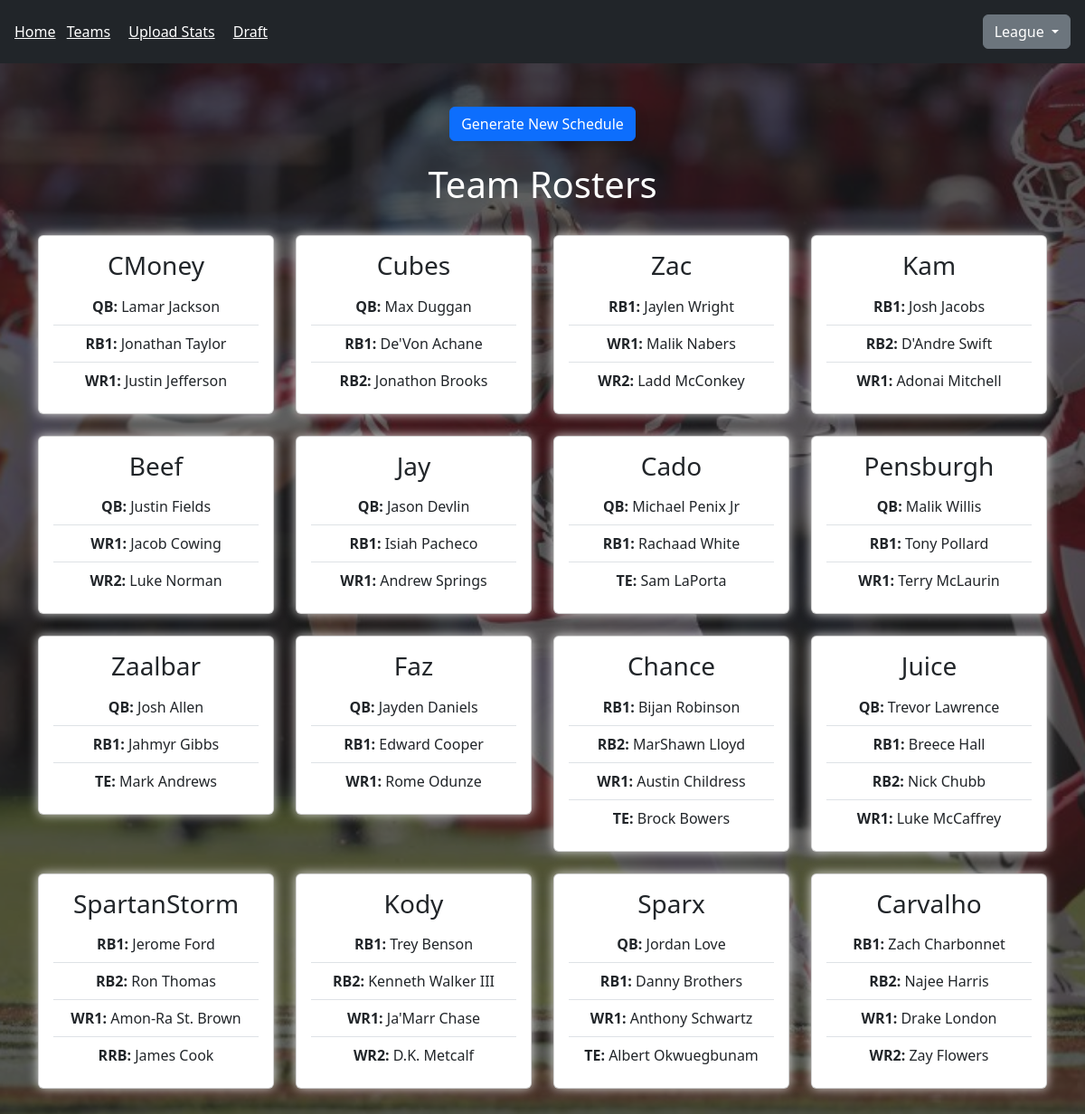
Before: /rosters with the older database file.
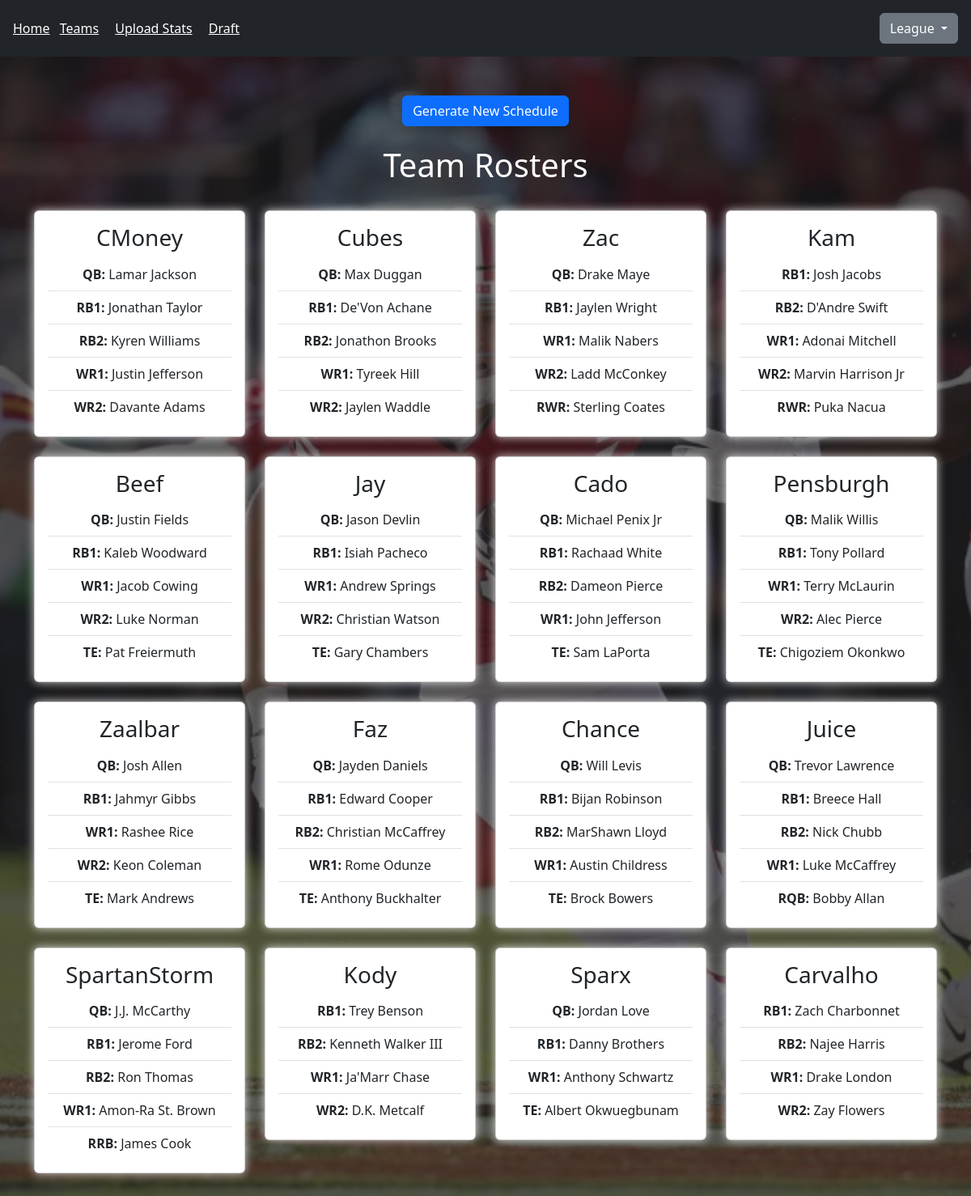
After: the same page with the newer database file.
### teams/models.py (models this page shows, shortened)
class Team(models.Model):
    name = models.CharField(max_length=20) # The teams name
    wins = models.PositiveIntegerField(default=0)
    losses = models.PositiveIntegerField(default=0)
    totalPoints = models.PositiveIntegerField(default=0)
    totalPointsAllowed = models.PositiveIntegerField(default=0)
    draftPick = models.PositiveIntegerField(default=0)

class Position(models.Model):
    POSITION_CHOICES = [
        ('QB', 'Quarterback'),
        ('RB1', 'Running Back 1'),
        ('RB2', 'Running Back 2'),
        ('WR1', 'Wide Receiver 1'),
        ('WR2', 'Wide Receiver 2'),
        ('TE', 'Tight End'),
        ('RQB', 'Reserve Quarterback'),
        ('RRB', 'Reserve Running Back'),
        ('RWR', 'Reserve Wide Receiver'),
        ('RTE', 'Reserve Tight End')
    ]
    player = models.ForeignKey(Player, on_delete=models.CASCADE, related_name='positions')
    position = models.CharField(max_length=3, choices=POSITION_CHOICES)
    team = models.ForeignKey('Team', on_delete=models.CASCADE, related_name='positions')

class Player(models.Model):
    name = models.CharField(max_length=200)
    rosterId = models.PositiveIntegerField()  # Assuming roster ID is always positive
    team = models.CharField(max_length=100)
    age = models.PositiveIntegerField()  # Age is typically a positive integer
    height = models.PositiveIntegerField()  # Height could be stored in cm as a positive integer
    weight = models.PositiveIntegerField()  # Weight could be stored in kg as a positive integer
    portraitId = models.PositiveIntegerField()  # Portrait ID is a positive integer
    position = models.CharField(max_length=10)  # Position usually is a short string like 'QB'
    lastSeasonPts = models.PositiveIntegerField(default=0)  # Points are typically positive
    drafted = models.BooleanField(default=False)  # Boolean should have a default value
    def __str__(self):
        return self.name  # A string representation of the model, typically using the player's name

### pages/views.py (the view)
# urls.py: path('rosters', views.rosters, name='Rosters'),
@csrf_exempt
def rosters(request):
    teams = Team.objects.all()
    primary_positions = ['QB', 'RB1', 'RB2', 'WR1', 'WR2', 'TE']
    reserve_positions = {
        'QB': ['RQB'],
        'RB1': ['RRB'],
        'RB2': ['RRB'],
        'WR1': ['RWR'],
        'WR2': ['RWR'],
        'TE': ['RTE']
    }
    team_rosters = {}
    for team in teams:
        team_positions = Position.objects.filter(team=team).select_related('player')
        sorted_positions = sorted(
            team_positions,
            key=lambda p: primary_positions.index(p.position) if p.position in primary_positions else (
                len(primary_positions) + next((i for i, pos_list in enumerate(reserve_positions.values()) if p.position in pos_list), float('inf'))
            )
        )
        team_rosters[team] = sorted_positions
    return render(request, 'rosters.html', {'team_rosters': team_rosters})

### templates/rosters.html (shortened to what this page needs)
<!DOCTYPE html>
<html lang="en">
<head>
    {% load static %}
</head>
<body>
    {% include 'header.html' %}
    <div class="container py-5">
        <div class="d-flex justify-content-center mb-4">
            <form action="/generate_schedule">
                <button class="btn btn-primary" id="generate-button">Generate New Schedule</button>
            </form>
        </div>
        <div class="d-flex justify-content-center mb-4">
            <h1 class="text-center text-white">Team Rosters</h1>
        </div>
        {% if team_rosters %}
        <div class="row g-4">
            {% for team, positions in team_rosters.items %}
            <div class="col-md-4 col-lg-3">
                <div class="card custom-shadow border-1">
                    <div class="card-body text-center">
                        <h3 class="card-title">{{ team.name }}</h3>
                        <ul class="list-group list-group-flush">
                            {% for position in positions %}
                            <li class="list-group-item">
                                <strong>{{ position.position }}:</strong>
                                <span class="player-name">{{ position.player|default:"No Player Assigned" }}</span>
                            </li>
                            {% endfor %}
                        </ul>
                    </div>
                </div>
            </div>
            {% endfor %}
        </div>
        {% else %}
        <h2 class="text-center mt-5">No Teams Found.</h2>
        {% endif %}
    </div>
</body>
</html>

### templates/header.html (shortened to what this page needs)
<!DOCTYPE html>
<html lang="en">
<head>
    {% load static %}
    <link href="https://cdn.jsdelivr.net/npm/bootstrap@5.3.0-alpha1/dist/css/bootstrap.min.css" rel="stylesheet">
</head>
<body>
    <header class="site-header">
        <nav class="nav-bar d-flex justify-content-between align-items-center p-3 bg-dark text-white">
            <div class="nav-left">
                <a class="text-white" href="{% url 'Home' %}">Home</a>
                <a class="text-white mx-2" href="{% url 'team_create' %}">Teams</a>
                <a class="text-white mx-2" href="{% url 'upload_stats' %}">Upload Stats</a>
                <a class="text-white mx-2" href="{% url 'Drafting' %}">Draft</a>
            </div>
            <div class="btn-group">
                <button type="button" class="btn btn-secondary dropdown-toggle" data-bs-toggle="dropdown" aria-expanded="false">
                  League
                </button>
              </div>
        </nav>
    </header>
</body>
</html>

### templates/rosters.html (style rules this page uses)
body { background-color: #191919 !important; color: white; font-family: Arial, sans-serif; margin: 0; padding: 0; }
body::before { content: ""; position: fixed; top: 0; left: 0; width: 100%; height: 100%; background-image: url('/static/files/christianmccaffrey1.jpg'); background-repeat: no-repeat; background-position: center; background-size: cover; opacity: 0.3; z-index: -1; }
.custom-shadow { box-shadow: 0 0 12px rgba(255, 255, 255, 0.8); transition: transform 0.3s ease-in-out, box-shadow 0.3s ease-in-out; }
#generate-button { box-shadow: 0px 5px 15px rgba(0, 0, 0, 0.2); }

Changed rows visible on the page:
added Position: position "RB2", player "Kyren Williams", shown under Team "CMoney"
added Position: position "WR2", player "Davante Adams", shown under Team "CMoney"
added Position: position "WR1", player "Tyreek Hill", shown under Team "Cubes"
added Position: position "WR2", player "Jaylen Waddle", shown under Team "Cubes"
added Position: position "QB", player "Drake Maye", shown under Team "Zac"
added Position: position "RWR", player "Sterling Coates", shown under Team "Zac"
added Position: position "WR2", player "Marvin Harrison Jr", shown under Team "Kam"
added Position: position "RWR", player "Puka Nacua", shown under Team "Kam"
added Position: position "RB1", player "Kaleb Woodward", shown under Team "Beef"
added Position: position "TE", player "Pat Freiermuth", shown under Team "Beef"
added Position: position "WR2", player "Christian Watson", shown under Team "Jay"
added Position: position "TE", player "Gary Chambers", shown under Team "Jay"
added Position: position "RB2", player "Dameon Pierce", shown under Team "Cado"
added Position: position "WR1", player "John Jefferson", shown under Team "Cado"
added Position: position "WR2", player "Alec Pierce", shown under Team "Pensburgh"
added Position: position "TE", player "Chigoziem Okonkwo", shown under Team "Pensburgh"
added Position: position "WR1", player "Rashee Rice", shown under Team "Zaalbar"
added Position: position "WR2", player "Keon Coleman", shown under Team "Zaalbar"
added Position: position "RB2", player "Christian McCaffrey", shown under Team "Faz"
added Position: position "TE", player "Anthony Buckhalter", shown under Team "Faz"
added Position: position "QB", player "Will Levis", shown under Team "Chance"
added Position: position "RQB", player "Bobby Allan", shown under Team "Juice"
added Position: position "QB", player "J.J. McCarthy", shown under Team "SpartanStorm"
